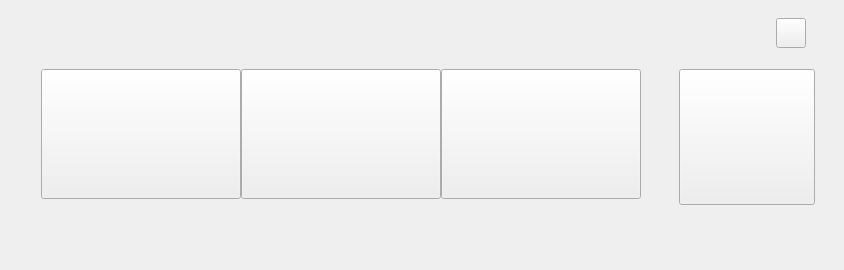
<?xml version="1.0" encoding="UTF-8"?>
<ui version="4.0">
 <class>InflationRatio</class>
 <widget class="QWidget" name="InflationRatio">
  <property name="geometry">
   <rect>
    <x>0</x>
    <y>0</y>
    <width>844</width>
    <height>270</height>
   </rect>
  </property>
  <property name="minimumSize">
   <size>
    <width>844</width>
    <height>270</height>
   </size>
  </property>
  <property name="maximumSize">
   <size>
    <width>844</width>
    <height>270</height>
   </size>
  </property>
  <property name="windowTitle">
   <string>InflationRatio</string>
  </property>
  <widget class="QLabel" name="label">
   <property name="geometry">
    <rect>
     <x>0</x>
     <y>0</y>
     <width>844</width>
     <height>270</height>
    </rect>
   </property>
   <property name="minimumSize">
    <size>
     <width>844</width>
     <height>270</height>
    </size>
   </property>
   <property name="maximumSize">
    <size>
     <width>844</width>
     <height>270</height>
    </size>
   </property>
   <property name="text">
    <string/>
   </property>
  </widget>
  <widget class="QPushButton" name="Help_Button">
   <property name="geometry">
    <rect>
     <x>776</x>
     <y>18</y>
     <width>30</width>
     <height>30</height>
    </rect>
   </property>
   <property name="minimumSize">
    <size>
     <width>30</width>
     <height>30</height>
    </size>
   </property>
   <property name="maximumSize">
    <size>
     <width>30</width>
     <height>30</height>
    </size>
   </property>
   <property name="text">
    <string/>
   </property>
  </widget>
  <widget class="QPushButton" name="Finish_Button">
   <property name="geometry">
    <rect>
     <x>679</x>
     <y>69</y>
     <width>136</width>
     <height>136</height>
    </rect>
   </property>
   <property name="minimumSize">
    <size>
     <width>136</width>
     <height>136</height>
    </size>
   </property>
   <property name="maximumSize">
    <size>
     <width>136</width>
     <height>136</height>
    </size>
   </property>
   <property name="text">
    <string/>
   </property>
  </widget>
  <widget class="QLabel" name="ratio1_1backdrop">
   <property name="geometry">
    <rect>
     <x>38</x>
     <y>69</y>
     <width>206</width>
     <height>136</height>
    </rect>
   </property>
   <property name="minimumSize">
    <size>
     <width>206</width>
     <height>136</height>
    </size>
   </property>
   <property name="maximumSize">
    <size>
     <width>206</width>
     <height>136</height>
    </size>
   </property>
   <property name="text">
    <string/>
   </property>
  </widget>
  <widget class="QLabel" name="ratio1_2backdrop">
   <property name="geometry">
    <rect>
     <x>238</x>
     <y>69</y>
     <width>206</width>
     <height>136</height>
    </rect>
   </property>
   <property name="minimumSize">
    <size>
     <width>206</width>
     <height>136</height>
    </size>
   </property>
   <property name="maximumSize">
    <size>
     <width>206</width>
     <height>136</height>
    </size>
   </property>
   <property name="text">
    <string/>
   </property>
  </widget>
  <widget class="QLabel" name="ratio1_3backdrop">
   <property name="geometry">
    <rect>
     <x>438</x>
     <y>69</y>
     <width>206</width>
     <height>136</height>
    </rect>
   </property>
   <property name="minimumSize">
    <size>
     <width>206</width>
     <height>136</height>
    </size>
   </property>
   <property name="maximumSize">
    <size>
     <width>206</width>
     <height>136</height>
    </size>
   </property>
   <property name="text">
    <string/>
   </property>
  </widget>
  <widget class="QLabel" name="ratio1_1Num_label">
   <property name="geometry">
    <rect>
     <x>93</x>
     <y>104</y>
     <width>100</width>
     <height>60</height>
    </rect>
   </property>
   <property name="minimumSize">
    <size>
     <width>100</width>
     <height>60</height>
    </size>
   </property>
   <property name="maximumSize">
    <size>
     <width>100</width>
     <height>60</height>
    </size>
   </property>
   <property name="font">
    <font>
     <family>思源黑体 CN Bold</family>
     <bold>true</bold>
    </font>
   </property>
   <property name="text">
    <string>1:1</string>
   </property>
   <property name="alignment">
    <set>Qt::AlignCenter</set>
   </property>
  </widget>
  <widget class="QLabel" name="ratio1_2Num_label">
   <property name="geometry">
    <rect>
     <x>293</x>
     <y>104</y>
     <width>100</width>
     <height>60</height>
    </rect>
   </property>
   <property name="minimumSize">
    <size>
     <width>100</width>
     <height>60</height>
    </size>
   </property>
   <property name="maximumSize">
    <size>
     <width>100</width>
     <height>60</height>
    </size>
   </property>
   <property name="font">
    <font>
     <family>思源黑体 CN Bold</family>
     <bold>true</bold>
    </font>
   </property>
   <property name="text">
    <string>1:2</string>
   </property>
   <property name="alignment">
    <set>Qt::AlignCenter</set>
   </property>
  </widget>
  <widget class="QLabel" name="ratio1_3Num_label">
   <property name="geometry">
    <rect>
     <x>493</x>
     <y>104</y>
     <width>100</width>
     <height>60</height>
    </rect>
   </property>
   <property name="minimumSize">
    <size>
     <width>100</width>
     <height>60</height>
    </size>
   </property>
   <property name="maximumSize">
    <size>
     <width>100</width>
     <height>60</height>
    </size>
   </property>
   <property name="font">
    <font>
     <family>思源黑体 CN Bold</family>
     <bold>true</bold>
    </font>
   </property>
   <property name="text">
    <string>1:3</string>
   </property>
   <property name="alignment">
    <set>Qt::AlignCenter</set>
   </property>
  </widget>
  <widget class="QPushButton" name="ratio1_1Button">
   <property name="geometry">
    <rect>
     <x>41</x>
     <y>69</y>
     <width>200</width>
     <height>130</height>
    </rect>
   </property>
   <property name="minimumSize">
    <size>
     <width>200</width>
     <height>130</height>
    </size>
   </property>
   <property name="maximumSize">
    <size>
     <width>200</width>
     <height>130</height>
    </size>
   </property>
   <property name="text">
    <string/>
   </property>
  </widget>
  <widget class="QPushButton" name="ratio1_2Button">
   <property name="geometry">
    <rect>
     <x>241</x>
     <y>69</y>
     <width>200</width>
     <height>130</height>
    </rect>
   </property>
   <property name="minimumSize">
    <size>
     <width>200</width>
     <height>130</height>
    </size>
   </property>
   <property name="maximumSize">
    <size>
     <width>200</width>
     <height>130</height>
    </size>
   </property>
   <property name="text">
    <string/>
   </property>
  </widget>
  <widget class="QPushButton" name="ratio1_3Button">
   <property name="geometry">
    <rect>
     <x>441</x>
     <y>69</y>
     <width>200</width>
     <height>130</height>
    </rect>
   </property>
   <property name="minimumSize">
    <size>
     <width>200</width>
     <height>130</height>
    </size>
   </property>
   <property name="maximumSize">
    <size>
     <width>200</width>
     <height>130</height>
    </size>
   </property>
   <property name="text">
    <string/>
   </property>
  </widget>
 </widget>
 <resources/>
 <connections/>
</ui>
